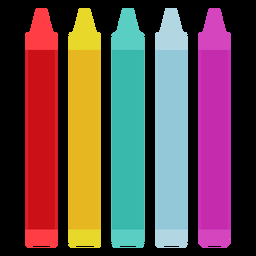
#> input picture crayones.jpg, 256 x 256 px
$ python agrupamientoColores.py
#> lines starting #> are read from the running program, lines starting #| are printed output that depends on the picture
### kmeans.py
from collections import defaultdict
from random import uniform
from math import sqrt
import random

import numpy as np

def genCentroidesRandom(datos, k):

    centroides = []
    dimensiones = len(datos[0])
    mejorMinimo = []
    mejorMaximo = []

    for i in range(dimensiones):
        pointsInDimension = np.array(datos)[:, i]
        minMax = min(pointsInDimension)
        maxMax = max(pointsInDimension)
        mejorMinimo.append(minMax)
        mejorMaximo.append(maxMax)

    for cluster in range(k):
        puntoRandom = []
        for i in range(dimensiones):
            minVal = mejorMinimo[i]
            maxVal = mejorMaximo[i]

            puntoRandom.append(random.randint(minVal, maxVal))

        centroides.append(puntoRandom)

    return centroides

def nuevosCentros(datos, asignaciones):

    grupos = defaultdict(list)
    nuevosCentroides = []

    for centroideAsignado, punto in zip(asignaciones, datos):
        grupos[centroideAsignado].append(punto)

    for centroide, puntos in grupos.items():
        nuevosCentroides.append(obtenerCentroidePromediado(puntos))

    return nuevosCentroides

def obtenerCentroidePromediado(puntos):

    dimensiones = len(puntos[0])
    nuevoCentroide = []

    for dimension in range(dimensiones):
        sumaAux = 0
        for p in puntos:
            sumaAux += p[dimension]

        promedio = sumaAux / float(len(puntos))
        nuevoCentroide.append(promedio)

    return nuevoCentroide

def distancia(punto, centroide):

    dimensiones = len(punto)

    sumaAux = 0
    for dimension in range(dimensiones):
        difDistancia = (centroide[dimension] - punto[dimension]) ** 2
        sumaAux += difDistancia

    return sqrt(sumaAux)

def asignarPuntos(listaPuntos, centroides):

    asignacionesPuntosCentroides = []

    for punto in listaPuntos:
        distMasCorta = float('inf')
        centroideDistMasCorta_index = 0

        for i in range(len(centroides)):
            distanciaObtenida = distancia(punto, centroides[i])

            if distanciaObtenida < distMasCorta:
                distMasCorta = distanciaObtenida
                centroideDistMasCorta_index = i

        asignacionesPuntosCentroides.append(centroideDistMasCorta_index)
    return asignacionesPuntosCentroides


def k_means(dataset, k):

    centroidesRandom = genCentroidesRandom(dataset, k)
    asignaciones = asignarPuntos(dataset, centroidesRandom)
    asignacionesAnteriores = None

    while asignaciones != asignacionesAnteriores:
        nuevosCentroides = nuevosCentros(dataset, asignaciones)
        asignacionesAnteriores = asignaciones
        asignaciones = asignarPuntos(dataset, nuevosCentroides)

    return nuevosCentroides, asignaciones

### agrupamientoColores.py

import random

import cv2
import kmeans as km
import numpy as np
import matplotlib.pyplot as plt

def agrupamientoPorColoresKmeans(imagen):
    filas, columnas, c = imagen.shape

    imagenNp = np.array(imagen, dtype=np.uint8)

    listR = imagenNp[:,:,2].reshape((-1, 1))
    listG = imagenNp[:,:,1].reshape((-1, 1))
    listB = imagenNp[:,:,0].reshape((-1, 1))

    X = np.concatenate((listR,listG,listB), axis=1)

    kClusters = 5

    centroides, asignaciones = km.k_means(X, kClusters)

    m = listR.shape
    for i in range(m[0]):
        listR[i] = int(centroides[asignaciones[i]][2])
        listG[i] = int(centroides[asignaciones[i]][1])
        listB[i] = int(centroides[asignaciones[i]][0])

    listR.shape = (filas, columnas)
    listG.shape = (filas, columnas)
    listB.shape = (filas, columnas)

    listR = listR[:, :, np.newaxis]
    listG = listG[:, :, np.newaxis]
    listB = listB[:, :, np.newaxis]

    imagenAgrupadaColores = np.concatenate((listR,listG,listB), axis=2)

    cv2.imshow("Imagen Original", imagen)
    cv2.imshow("Imagen por kmeans", imagenAgrupadaColores)
    cv2.waitKey()


random.seed(0)

imagen = cv2.imread("crayones.jpg")
#> imagen is the input picture: shape (256, 256, 3); mean B, G, R 74.7, 76.6, 99.9

agrupamientoPorColoresKmeans(imagen)
#> in genCentroidesRandom, `dimensiones = len(datos[0])`: dimensiones = 3
#> the loop in genCentroidesRandom, `for i in range(dimensiones):` made 3 passes
#> maxMax on passes 1 to 3: 255, 241, 255
#> after the loop in genCentroidesRandom, `for i in range(dimensiones):`: mejorMaximo = [255, 241, 255]; mejorMinimo = [0, 0, 0]
#> after the loop in genCentroidesRandom, `for cluster in range(k):`: centroides = [[197, 194, 215], [20, 66, 248], [207, 235, 155], [244, 91, 111], [71, 72, 71]]
#> in k_means, `centroidesRandom = genCentroidesRandom(dataset, k)`: centroidesRandom has the same summary as centroides in genCentroidesRandom
#> the loop in k_means, `while asignaciones != asignacionesAnteriores:` made 3 passes
#> in agrupamientoPorColoresKmeans, `listR = listR[:, :, np.newaxis]`:
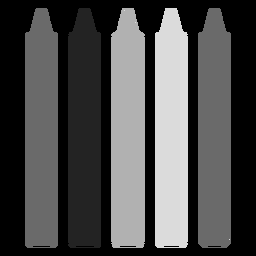
#> listR: shape (256, 256, 1); min 0, max 219, mean 74.5
#> in agrupamientoPorColoresKmeans, `listG = listG[:, :, np.newaxis]`:
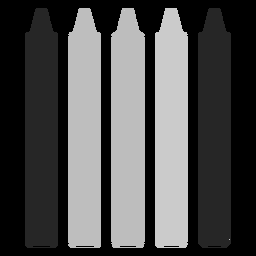
#> listG: shape (256, 256, 1); min 0, max 203, mean 76.2
#> in agrupamientoPorColoresKmeans, `listB = listB[:, :, np.newaxis]`:
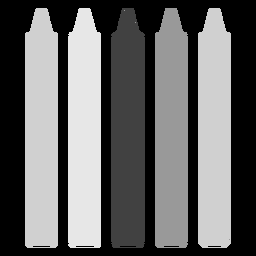
#> listB: shape (256, 256, 1); min 0, max 231, mean 99.6
#> in agrupamientoPorColoresKmeans, `imagenAgrupadaColores = np.concatenate((listR,listG,listB), axis=2)`:
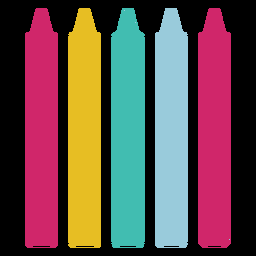
#> imagenAgrupadaColores: shape (256, 256, 3); mean of channels 0, 1, 2 74.5, 76.2, 99.6; drawn as B, G, R
